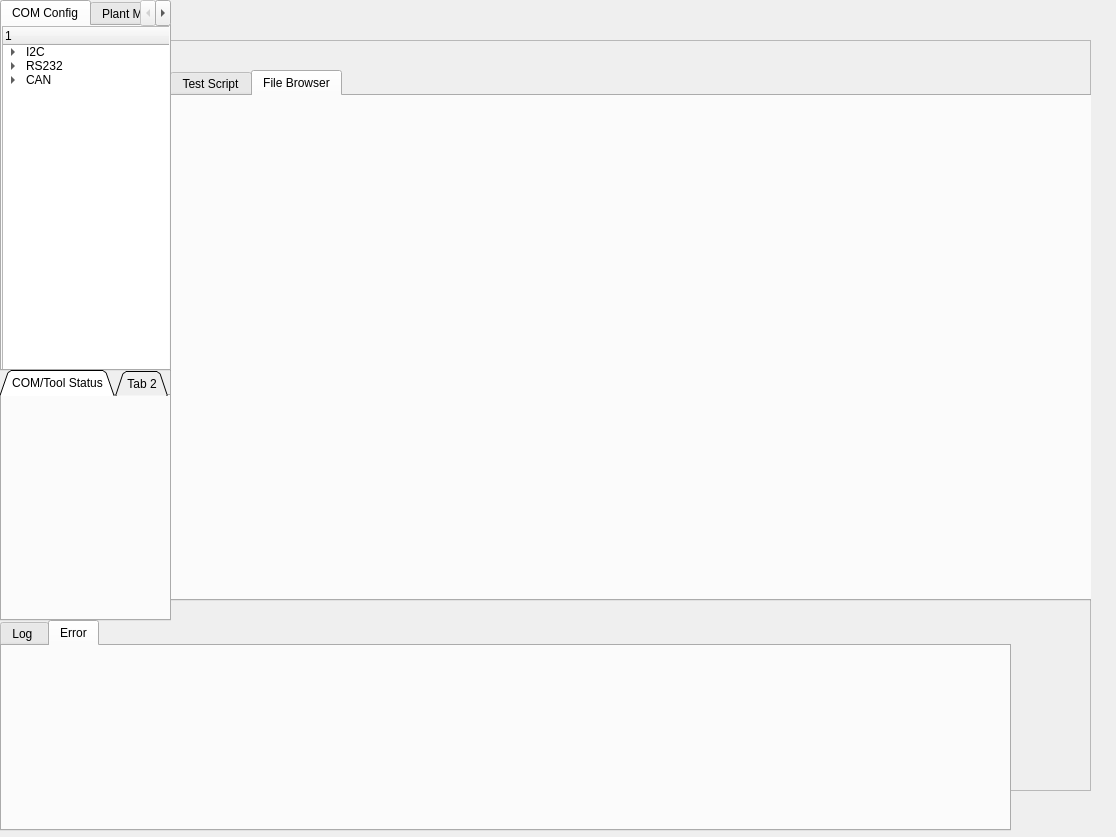
<?xml version="1.0" encoding="UTF-8"?>
<ui version="4.0">
 <class>Dialog</class>
 <widget class="QDialog" name="Dialog">
  <property name="geometry">
   <rect>
    <x>0</x>
    <y>0</y>
    <width>1116</width>
    <height>837</height>
   </rect>
  </property>
  <property name="windowTitle">
   <string>Dialog</string>
  </property>
  <widget class="QFrame" name="frame">
   <property name="geometry">
    <rect>
     <x>80</x>
     <y>40</y>
     <width>1011</width>
     <height>751</height>
    </rect>
   </property>
   <property name="frameShape">
    <enum>QFrame::StyledPanel</enum>
   </property>
   <property name="frameShadow">
    <enum>QFrame::Raised</enum>
   </property>
   <widget class="QTabWidget" name="tabWidget_2">
    <property name="geometry">
     <rect>
      <x>90</x>
      <y>30</y>
      <width>931</width>
      <height>531</height>
     </rect>
    </property>
    <property name="currentIndex">
     <number>1</number>
    </property>
    <widget class="QWidget" name="tab_4">
     <attribute name="title">
      <string>Test Script</string>
     </attribute>
     <widget class="QTreeWidget" name="treeWidget_4">
      <property name="geometry">
       <rect>
        <x>0</x>
        <y>0</y>
        <width>921</width>
        <height>501</height>
       </rect>
      </property>
      <column>
       <property name="text">
        <string>1</string>
       </property>
      </column>
      <column>
       <property name="text">
        <string>Line Number</string>
       </property>
      </column>
      <column>
       <property name="text">
        <string>SET/GET</string>
       </property>
      </column>
      <column>
       <property name="text">
        <string>Assignment Label/Label to be evaluated</string>
       </property>
      </column>
      <column>
       <property name="text">
        <string>Parmeter/Raw value</string>
       </property>
      </column>
     </widget>
    </widget>
    <widget class="QWidget" name="tab_5">
     <attribute name="title">
      <string>File Browser</string>
     </attribute>
    </widget>
   </widget>
  </widget>
  <widget class="QTabWidget" name="tabWidget">
   <property name="geometry">
    <rect>
     <x>0</x>
     <y>0</y>
     <width>171</width>
     <height>371</height>
    </rect>
   </property>
   <property name="minimumSize">
    <size>
     <width>171</width>
     <height>371</height>
    </size>
   </property>
   <property name="currentIndex">
    <number>0</number>
   </property>
   <widget class="QWidget" name="tab">
    <attribute name="title">
     <string>COM Config</string>
    </attribute>
    <widget class="QTreeWidget" name="treeWidget">
     <property name="geometry">
      <rect>
       <x>0</x>
       <y>0</y>
       <width>171</width>
       <height>351</height>
      </rect>
     </property>
     <column>
      <property name="text">
       <string>1</string>
      </property>
     </column>
     <item>
      <property name="text">
       <string>I2C</string>
      </property>
      <item>
       <property name="text">
        <string>New Subitem</string>
       </property>
      </item>
     </item>
     <item>
      <property name="text">
       <string>RS232</string>
      </property>
      <item>
       <property name="text">
        <string>New Subitem</string>
       </property>
      </item>
     </item>
     <item>
      <property name="text">
       <string>CAN</string>
      </property>
      <item>
       <property name="text">
        <string>New Subitem</string>
       </property>
      </item>
     </item>
    </widget>
   </widget>
   <widget class="QWidget" name="tab_2">
    <attribute name="title">
     <string>Plant Model Label</string>
    </attribute>
    <widget class="QTreeWidget" name="treeWidget_2">
     <property name="geometry">
      <rect>
       <x>0</x>
       <y>0</y>
       <width>171</width>
       <height>351</height>
      </rect>
     </property>
     <column>
      <property name="text">
       <string>1</string>
      </property>
     </column>
     <item>
      <property name="text">
       <string>New Item</string>
      </property>
      <item>
       <property name="text">
        <string>New Subitem</string>
       </property>
      </item>
      <item>
       <property name="text">
        <string>New Subitem</string>
       </property>
      </item>
      <item>
       <property name="text">
        <string>New Subitem</string>
       </property>
       <item>
        <property name="text">
         <string>New Subitem</string>
        </property>
       </item>
      </item>
     </item>
     <item>
      <property name="text">
       <string>New Item</string>
      </property>
      <item>
       <property name="text">
        <string>New Subitem</string>
       </property>
      </item>
      <item>
       <property name="text">
        <string>New Subitem</string>
       </property>
      </item>
      <item>
       <property name="text">
        <string>New Subitem</string>
       </property>
      </item>
     </item>
     <item>
      <property name="text">
       <string>New Item</string>
      </property>
      <item>
       <property name="text">
        <string>New Subitem</string>
       </property>
      </item>
      <item>
       <property name="text">
        <string>New Subitem</string>
       </property>
       <item>
        <property name="text">
         <string>New Subitem</string>
        </property>
        <item>
         <property name="text">
          <string>New Subitem</string>
         </property>
        </item>
       </item>
      </item>
      <item>
       <property name="text">
        <string>New Subitem</string>
       </property>
      </item>
     </item>
    </widget>
   </widget>
   <widget class="QWidget" name="tab_3">
    <attribute name="title">
     <string>SUT Label</string>
    </attribute>
    <widget class="QTreeWidget" name="treeWidget_3">
     <property name="geometry">
      <rect>
       <x>0</x>
       <y>0</y>
       <width>171</width>
       <height>351</height>
      </rect>
     </property>
     <column>
      <property name="text">
       <string>1</string>
      </property>
     </column>
     <item>
      <property name="text">
       <string>New Item</string>
      </property>
      <item>
       <property name="text">
        <string>New Subitem</string>
       </property>
      </item>
      <item>
       <property name="text">
        <string>New Subitem</string>
       </property>
      </item>
      <item>
       <property name="text">
        <string>New Subitem</string>
       </property>
       <item>
        <property name="text">
         <string>New Subitem</string>
        </property>
       </item>
      </item>
     </item>
     <item>
      <property name="text">
       <string>New Item</string>
      </property>
      <item>
       <property name="text">
        <string>New Subitem</string>
       </property>
      </item>
      <item>
       <property name="text">
        <string>New Subitem</string>
       </property>
      </item>
      <item>
       <property name="text">
        <string>New Subitem</string>
       </property>
      </item>
     </item>
     <item>
      <property name="text">
       <string>New Item</string>
      </property>
      <item>
       <property name="text">
        <string>New Subitem</string>
       </property>
      </item>
      <item>
       <property name="text">
        <string>New Subitem</string>
       </property>
       <item>
        <property name="text">
         <string>New Subitem</string>
        </property>
        <item>
         <property name="text">
          <string>New Subitem</string>
         </property>
        </item>
       </item>
      </item>
      <item>
       <property name="text">
        <string>New Subitem</string>
       </property>
      </item>
     </item>
    </widget>
   </widget>
  </widget>
  <widget class="QTabWidget" name="tabWidget_3">
   <property name="geometry">
    <rect>
     <x>0</x>
     <y>370</y>
     <width>171</width>
     <height>251</height>
    </rect>
   </property>
   <property name="tabShape">
    <enum>QTabWidget::Triangular</enum>
   </property>
   <property name="currentIndex">
    <number>0</number>
   </property>
   <widget class="QWidget" name="tab_6">
    <attribute name="title">
     <string>COM/Tool Status</string>
    </attribute>
   </widget>
   <widget class="QWidget" name="tab_7">
    <attribute name="title">
     <string>Tab 2</string>
    </attribute>
   </widget>
  </widget>
  <widget class="QTabWidget" name="tabWidget_4">
   <property name="geometry">
    <rect>
     <x>0</x>
     <y>620</y>
     <width>1011</width>
     <height>211</height>
    </rect>
   </property>
   <property name="currentIndex">
    <number>1</number>
   </property>
   <widget class="QWidget" name="tab_8">
    <attribute name="title">
     <string>Log </string>
    </attribute>
   </widget>
   <widget class="QWidget" name="tab_9">
    <attribute name="title">
     <string>Error</string>
    </attribute>
   </widget>
  </widget>
 </widget>
 <resources/>
 <connections/>
</ui>
